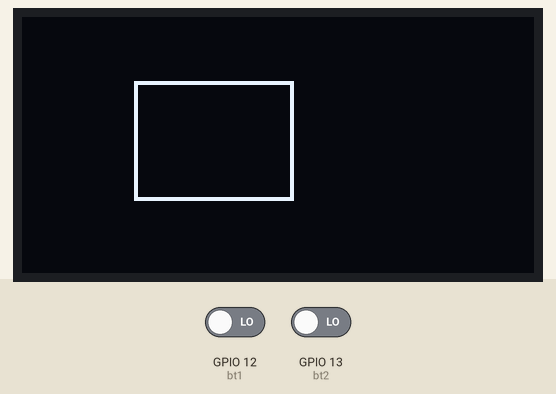
Simulated run of this program. Board: ESP32 board running MicroPython. Parts: 128×64 one-colour display. The test bench sets the inputs (shaded band); at power-on: GPIO 12 (bt1) LOW, GPIO 13 (bt2) LOW.

Above: at 4.2 s.
4.3 s: GPIO 12 (bt1) driven HIGH
At 4.55 s:
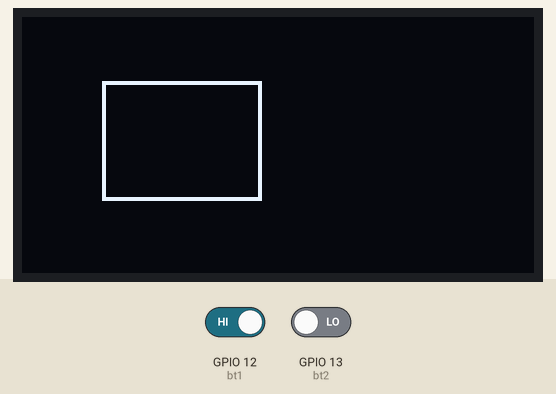
5.8 s: GPIO 13 (bt2) driven HIGH
At 6.3 s:
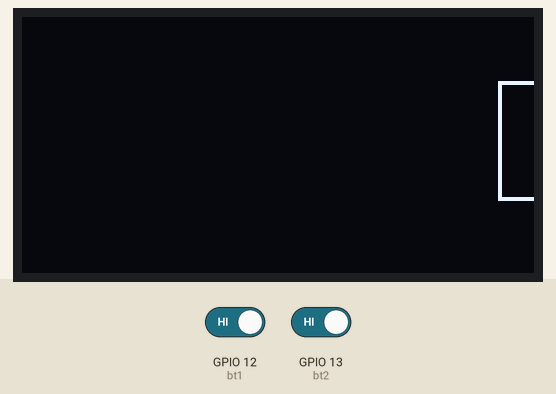
7.3 s: GPIO 12 (bt1) driven LOW
At 7.83 s:
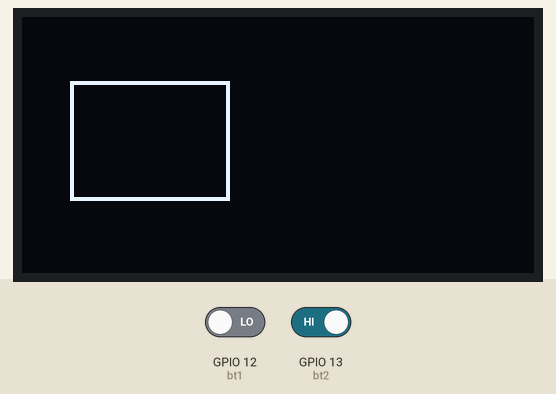
8.8 s: GPIO 13 (bt2) driven LOW
At 9.8 s:
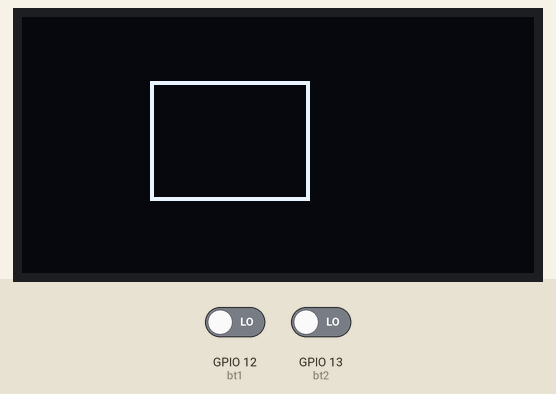
10.3 s: GPIO 12 (bt1) driven HIGH
At 10.52 s:
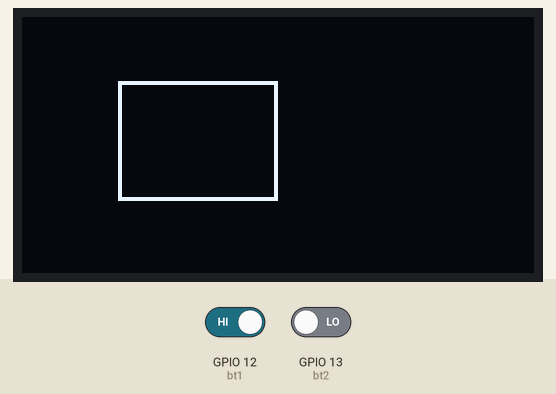
Timing chart, 0 to 12.8 s (numbered marks = the images above; inputs shaded):
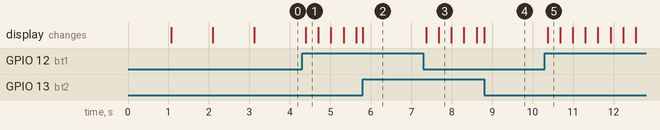

Measured:
- after the input at 4.3 s, the display: changes after 0.10 s (image 1)
- after the input at 7.3 s, the display: first changes after 0.07 s (image 3 shows a later state)
- after the input at 10.3 s, the display: changes after 0.07 s (image 5)

The program:

oled-esp.py
```python
from machine import Pin, I2C
import time
from ssd1306 import SSD1306_I2C

i2c = I2C(0, scl=Pin(22), sda=Pin(21))
oled_width = 128
oled_height = 64
oled = SSD1306_I2C(oled_width, oled_height, i2c)

bt1 = Pin(12, Pin.IN)
bt2 = Pin(13, Pin.IN)


oled.text('Hola Mundo!', 10, 10)
oled.show()
time.sleep(1)
oled.text('Ejemplo Basico', 6, 25)
oled.show()
time.sleep(1)
oled.text("Oled ssd-1306", 10, 45)
oled.show()
time.sleep(1)

oled.fill(0)

x = 28
y = 16
w = 40
h = 30


while True :
    if bt1.value() :
        x-=4
        if(x<-w):
            x=oled_width-1

    if bt2.value():
        x+=4
        if(x>oled_width-1):
            x=-w

    oled.rect(x ,y ,w ,h ,1)
    oled.show()
    oled.fill(0)
```
